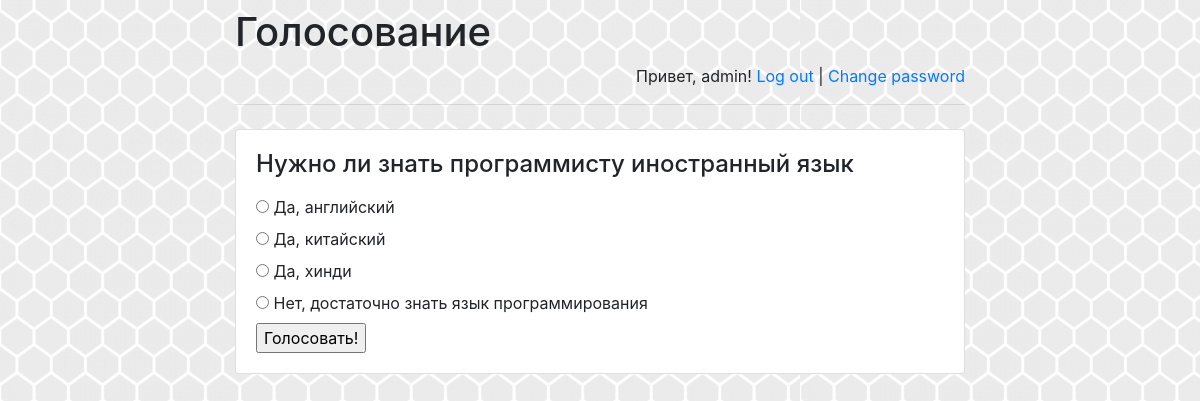
Screenshot of /polls/2/ (signed in) with the database file from the repository.
### polls/models.py (models this page shows, shortened)
class Question(models.Model):
    question_text = models.CharField(max_length=200)
    pub_date = models.DateTimeField('date published')

class Choice(models.Model):
    question = models.ForeignKey(Question, on_delete=models.CASCADE)
    choice_text = models.CharField(max_length=200)
    votes = models.IntegerField(default=0)

### polls/views.py (the view)
# urls.py: path('<int:pk>/', views.DetailView.as_view(), name='detail'),
class DetailView(generic.DetailView):
    model = Question
    template_name = 'polls/detail.html'

### polls/templates/polls/detail.html (shortened to what this page needs)
<!doctype html>
<html lang="en">
<head>
    {% load static %}
    <link rel="stylesheet" href="{% static 'polls/style.css' %}">
    <link rel="stylesheet" href="https://stackpath.bootstrapcdn.com/bootstrap/4.1.3/css/bootstrap.min.css">
</head>
<body>
<div class="container">
    <div class="row justify-content-center">
        <div class="col-8">
            <h1 class="mt-2">Голосование</h1>
            {% if user.is_authenticated %}
                <p class="text-right">
                    Привет, {{ user.username }}!
                    <a href="/polls/logout">Log out</a> |
                    <a href="/polls/password-change">
                        Change password
                    </a>
                </p>
            {% else %}
                <p class="text-right">
                    <a href="/polls/login">Log in</a> |
                    <a href="/polls/register">Register</a>
                </p>
            {% endif %}
            <hr class="mt-0 mb-4">
            <div class="card">
                <div class="card-body">
                    <form action="{% url 'polls:vote' question.id %}" method="post">
                    <fieldset>
                        <legend><h4>{{ question.question_text }}</h4></legend>
                        {% for choice in question.choice_set.all %}
                            <input type="radio" name="choice" id="choice{{ forloop.counter }}" value="{{ choice.id }}">
                            <label for="choice{{ forloop.counter }}">{{ choice.choice_text }}</label><br>
                        {% endfor %}
                    </fieldset>
                    <input type="submit" value="Голосовать!">
                    </form>
                </div>
            </div>
        </div>
    </div>
</div>
</body>
</html>

### polls/static/polls/style.css (style rules this page uses)
body { background: white url("images/background.png") repeat; }

### rows the page displays
Question: question_text "Нужно ли знать программисту иностранный язык"
Choice: choice_text "Да, английский"
Choice: choice_text "Да, китайский"
Choice: choice_text "Да, хинди"
Choice: choice_text "Нет, достаточно знать язык программирования"

### other values shown
{{ user.username }} "admin"
